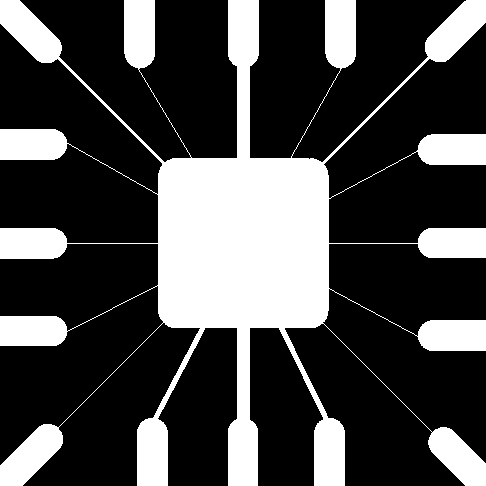
#> input picture DIP3E_Original/CH10_Images/Fig1005(a)(wirebond_mask).tif, 486 x 486 px
$ python CH10-LineDetection.py
#> lines starting #> are read from the running program, lines starting #| are printed output that depends on the picture; after the words box and inside, x2 and y2 are one past the last pixel; in counts of white or black regions, pixels touching at a corner belong together
#!/bin/env python
#
# 线检测
#

import cv2 as cv
import numpy as np
import matplotlib.pyplot as plt

def laplacian_filter(gray_im, plot: plt.Axes = None):
    laplacian_kernel = np.array([[1,1,1],[1,-8,1],[1,1,1]], dtype=np.float32)
    gray_im = gray_im.astype(np.float32)
    laplacian_im = cv.filter2D(gray_im, -1, laplacian_kernel)

    if plot is not None:
        plot.set_title('laplacian')
        plot.set_xticks([])
        plot.set_yticks([])
        plot.imshow(laplacian_im, cmap='gray')
    return laplacian_im

if __name__ == '__main__':
    figure = plt.figure()

    gray_im = cv.imread('CH10_Images/Fig1005(a)(wirebond_mask).tif', cv.IMREAD_GRAYSCALE)
#> gray_im: shape (486, 486); 28.1% white; 1 white region, box (x1, y1, x2, y2) and area: (0, 0, 486, 486) 66259

    oplot = figure.add_subplot(221)
    oplot.set_title('origin')
    oplot.set_xticks([])
    oplot.set_yticks([])
    oplot.imshow(gray_im, cmap='gray')

    lap_im = laplacian_filter(gray_im, figure.add_subplot(222))
#> in laplacian_filter, `laplacian_im = cv.filter2D(gray_im, -1, laplacian_kernel)`:
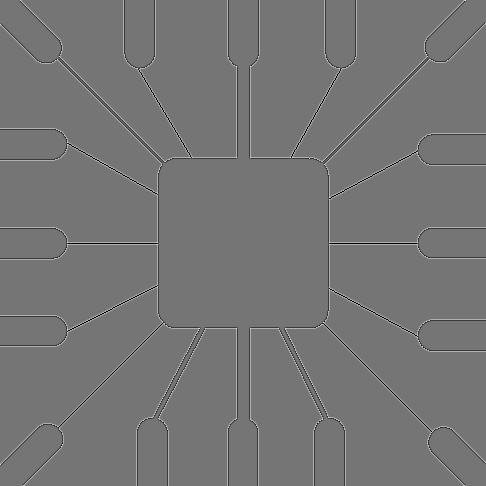
#> laplacian_im: shape (486, 486) float32; min -1530, max 1785, mean 0; drawn with min black and max white

    abs_lap_im = np.abs(lap_im)
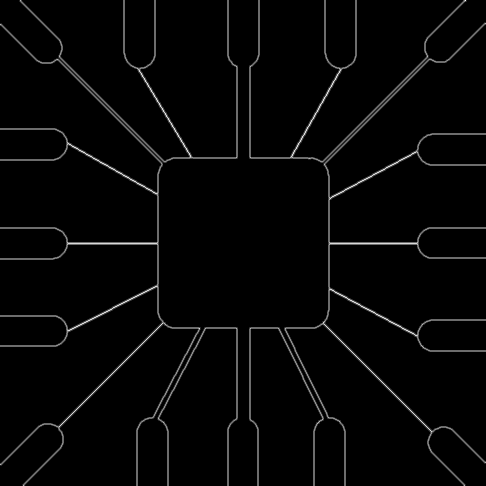
#> abs_lap_im: shape (486, 486) float32; min 0, max 1785, mean 40; drawn with min black and max white
    absplot = figure.add_subplot(223)
    absplot.set_title('abs-laplacian')
    absplot.set_xticks([])
    absplot.set_yticks([])
    absplot.imshow(abs_lap_im, cmap='gray')

    positive_im = lap_im.copy()
    positive_im[positive_im<0] = 0
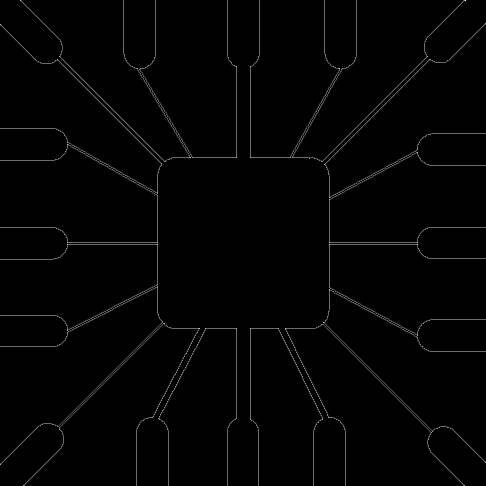
#> positive_im: shape (486, 486) float32; 2.57% of pixels changed, all inside (x1, y1, x2, y2) = (0, 0, 486, 486); drawn with min black and max white

    posplot = figure.add_subplot(224)
    posplot.set_title('positive-laplacian')
    posplot.set_xticks([])
    posplot.set_yticks([])
    posplot.imshow(positive_im, cmap='gray')

    plt.show()
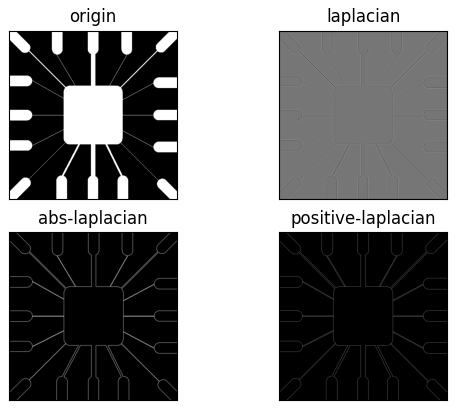
#> figure drawn by matplotlib, 4 panels
